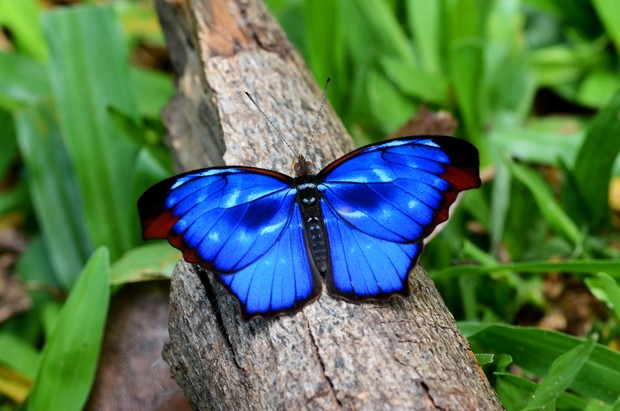
#> input picture feature/fly.jpg, 620 x 411 px
$ python surf.py
#> lines starting #> are read from the running program, lines starting #| are printed output that depends on the picture
import cv2

img = cv2.imread('fly.jpg', 0)
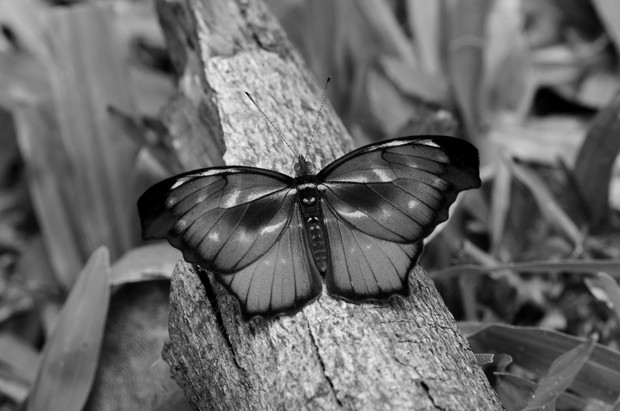
#> img: shape (411, 620); min 0, max 248, mean 103.5
#> (the run stopped early here; a loop or call above may not have finished)
